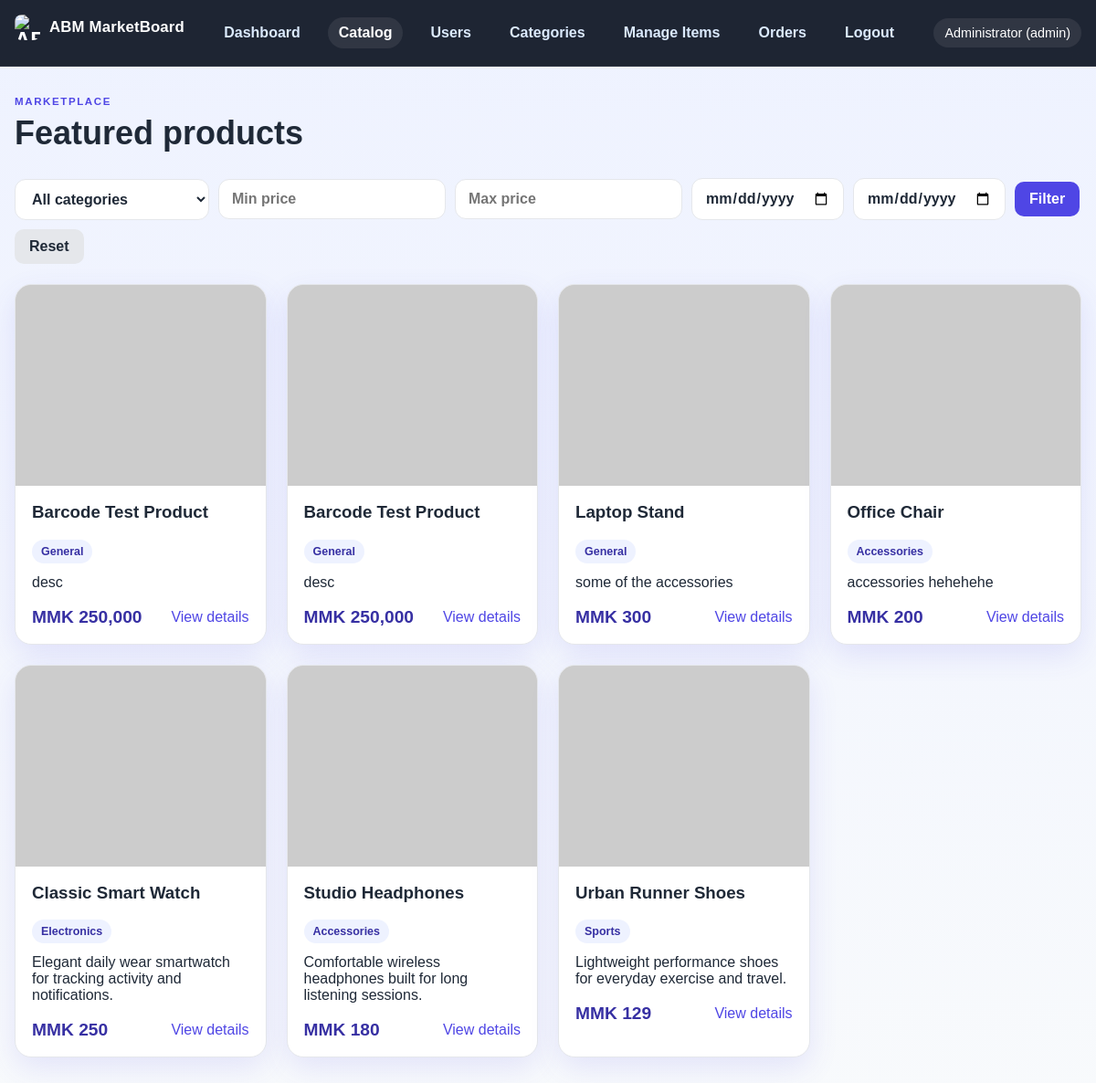
The app's page /items.php (signed in), older data.
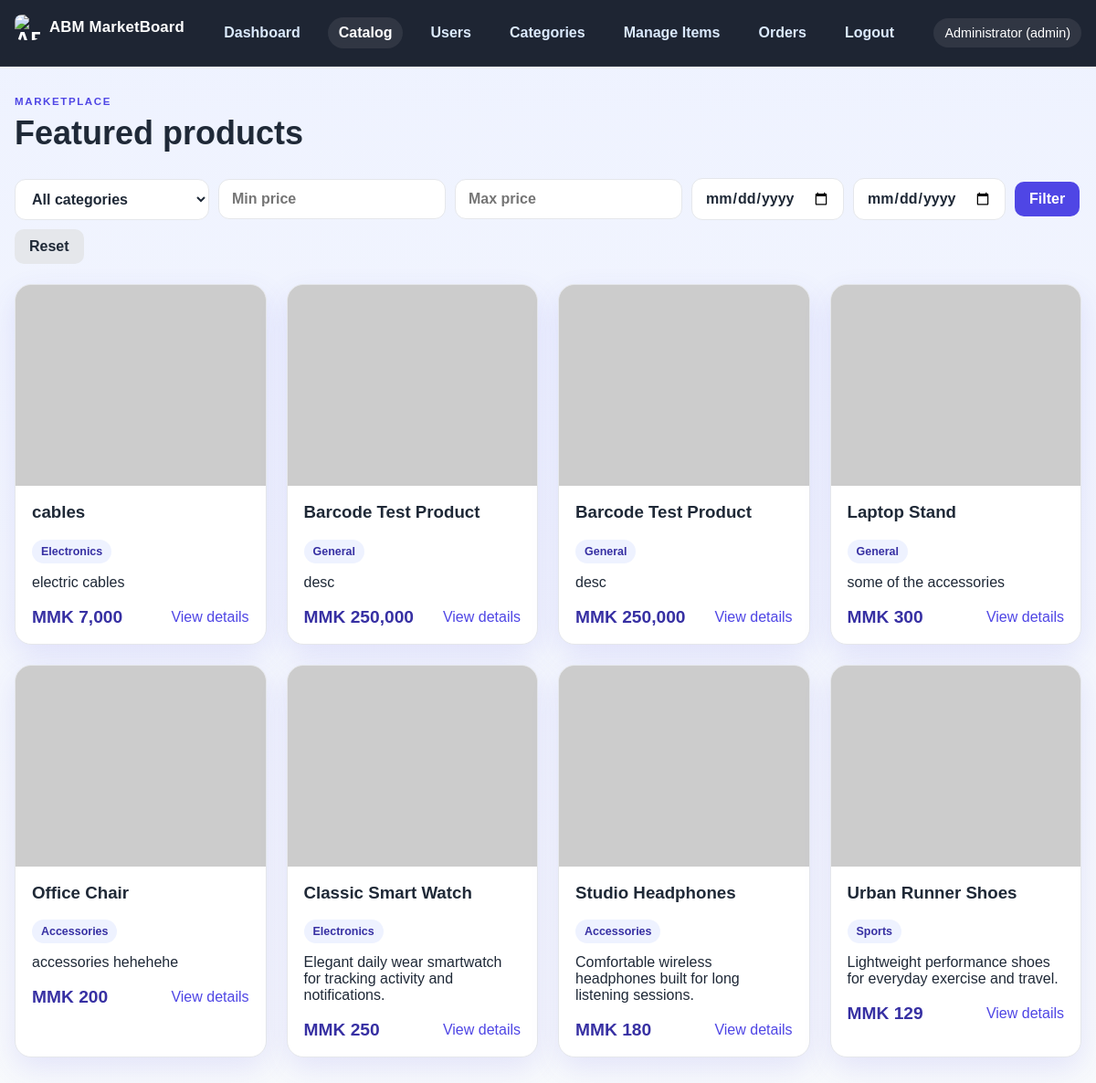
The same page, newer data.
### tables this page shows
CREATE TABLE items (
            id INTEGER PRIMARY KEY AUTOINCREMENT,
            name TEXT NOT NULL,
            description TEXT NOT NULL,
            details TEXT NOT NULL,
            price REAL NOT NULL DEFAULT 0,
            image TEXT,
            created_at DATETIME DEFAULT CURRENT_TIMESTAMP
        , category TEXT NOT NULL DEFAULT "General", barcode TEXT);

### app/helpers.php (called while the page is built, shortened)
<?php
require_once __DIR__ . '/db.php';
function e(string $value): string
{
    return htmlspecialchars($value, ENT_QUOTES, 'UTF-8');
}
function formatPrice(float $amount): string
{
    return 'MMK ' . number_format((int) round($amount), 0, '.', ',');
}
function itemImageUrl(?string $imageName): string
{
    $imageName = ltrim($imageName, '/');
    $imageName = preg_replace('#^uploads/items/#', '', $imageName) ?? $imageName;
    $publicPath = APP_ROOT . '/public/uploads/items/' . $imageName;
    $legacyPath = APP_ROOT . '/uploads/items/' . $imageName;
    return 'https://placehold.co/600x400/1f2937/ffffff?text=Product';
}

### app/db.php (called while the page is built, shortened)
<?php
function getDb(): PDO
{
    static $pdo = null;
    if ($pdo === null) {
        $pdo = new PDO('sqlite:' . DB_PATH);
        $pdo->setAttribute(PDO::ATTR_ERRMODE, PDO::ERRMODE_EXCEPTION);
        $pdo->setAttribute(PDO::ATTR_DEFAULT_FETCH_MODE, PDO::FETCH_ASSOC);
        $pdo->exec('PRAGMA foreign_keys = ON;');
    }
    return $pdo;
}
function searchItems(array $filters = []): array
{
    $sql = 'SELECT * FROM items';
    $where = [];
    $params = [];
    $sql .= ' ORDER BY created_at DESC';
    $stmt = getDb()->prepare($sql);
    $stmt->execute($params);
    return $stmt->fetchAll();
}

### public/items.php (the view, shortened to what this page needs)
<?php
require_once __DIR__ . '/../app/helpers.php';
$filters = [
    'category' => $_GET['category'] ?? 'All',
    'price_min' => $_GET['price_min'] ?? '',
    'price_max' => $_GET['price_max'] ?? '',
    'date_from' => $_GET['date_from'] ?? '',
    'date_to' => $_GET['date_to'] ?? '',
];
$items = searchItems($filters);
include __DIR__ . '/../app/partials/header.php';
?>
<section class="page-header">
    <div>
        <p class="eyebrow">Marketplace</p>
        <h1>Featured products</h1>
    </div>
</section>
<section class="filter-bar">
    <form method="get" class="form-grid" style="display:flex;gap:10px;flex-wrap:wrap;align-items:center;">
        <label>
            <select name="category">
                <option value="All">All categories</option>
            </select>
        </label>
        <label>
            <input type="number" name="price_min" step="1" placeholder="Min price" value="<?= $filters['price_min'] !== '' ? e((string) (int) $filters['price_min']) : '' ?>">
        </label>
        <label>
            <input type="number" name="price_max" step="1" placeholder="Max price" value="<?= $filters['price_max'] !== '' ? e((string) (int) $filters['price_max']) : '' ?>">
        </label>
        <label>
            <input type="date" name="date_from" value="<?= e($filters['date_from']) ?>">
        </label>
        <label>
            <input type="date" name="date_to" value="<?= e($filters['date_to']) ?>">
        </label>
        <button type="submit" class="primary-btn">Filter</button>
        <a class="primary-btn" href="/items.php" style="background:#e5e7eb;color:var(--text);">Reset</a>
    </form>
</section>
<div class="product-grid">
    <?php foreach ($items as $item): ?>
        <article class="product-card">
            <img src="<?= e(itemImageUrl($item['image'])) ?>" alt="<?= e($item['name']) ?>">
            <div class="product-body">
                <h3><?= e($item['name']) ?></h3>
                <p class="product-category"><?= e($item['category'] ?? 'General') ?></p>
                <p><?= e($item['description']) ?></p>
                <div class="product-meta">
                    <span class="price"><?= formatPrice((float) $item['price']) ?></span>
                    <a href="/item.php?id=<?= (int) $item['id'] ?>">View details</a>
                </div>
            </div>
        </article>
    <?php endforeach; ?>
</div>
<?php include __DIR__ . '/../app/partials/footer.php'; ?>

Row changes from the older to the newer data that the page shows:
added items: name "cables", category "Electronics", description "electric cables", price "MMK 7,000"
